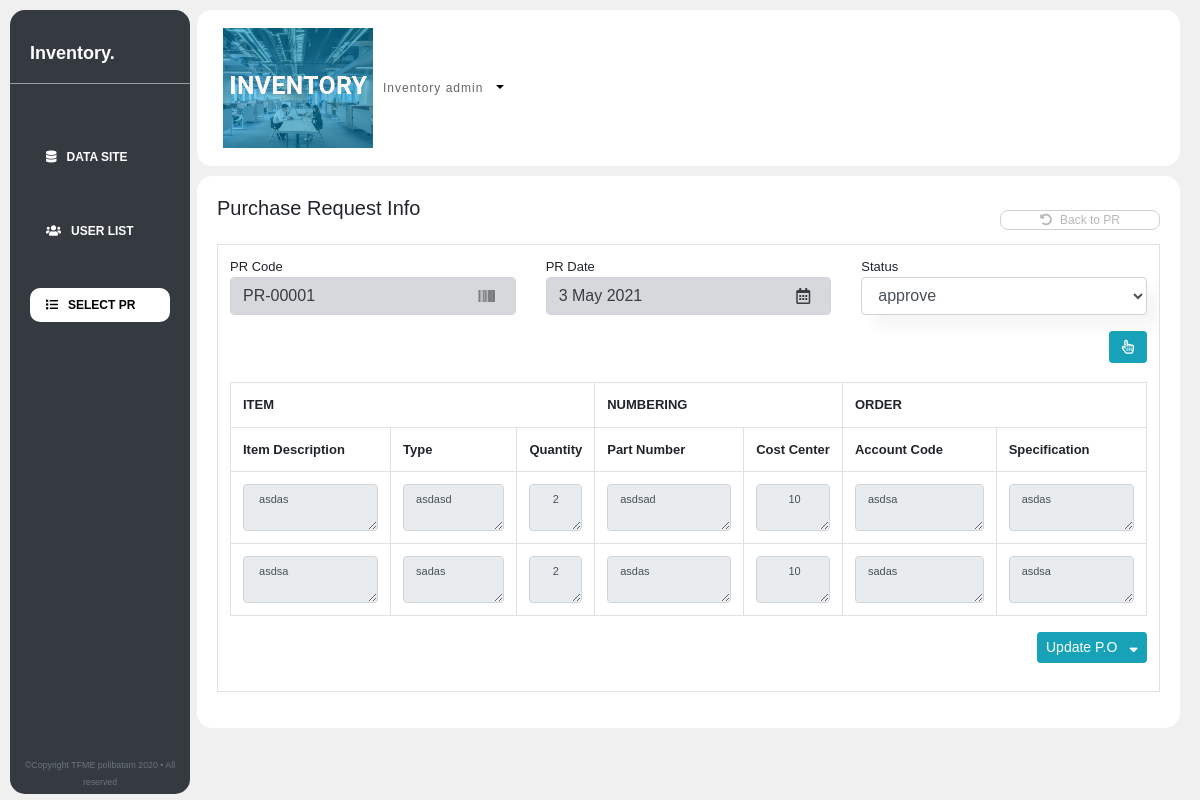
/admin/detail-pr.php?id=1, run on the app's committed database.
### tables this page shows
CREATE TABLE `form_pr` (
  `id_pr` int(11) NOT NULL,
  `kode_pr` varchar(250) NOT NULL,
  `type` varchar(20) NOT NULL,
  `quantity` varchar(30) NOT NULL,
  `item_description` varchar(100) NOT NULL,
  `part_number` varchar(50) NOT NULL,
  `cost_center` enum('10','20','30','40') NOT NULL,
  `pr_date` date NOT NULL,
  `account_code` varchar(30) NOT NULL,
  `status` enum('waiting','rejected','approve','') NOT NULL,
  `requestor` varchar(30) NOT NULL,
  `spesifikasi` varchar(250) NOT NULL,
  `update_po` enum('0','1','','') NOT NULL
);

### admin/detail-pr.php (the view, shortened to what this page needs)
<?php
require '../config/config.php';
$id = $_GET["id"];
$sql = mysqli_query($conn, "SELECT * FROM form_pr WHERE kode_pr = '$id'");
$hasil = mysqli_fetch_assoc($sql);
?>
<!DOCTYPE html>
<html lang="en">
<head>
    <link rel="stylesheet" href="https://maxcdn.bootstrapcdn.com/bootstrap/4.0.0/css/bootstrap.min.css"
>
    <link rel="stylesheet" href="../css/dashboard-adm.css">
    <link rel="stylesheet" href="../css/history-pr.css">
    <link rel="stylesheet" href="https://cdnjs.cloudflare.com/ajax/libs/font-awesome/5.14.0/css/all.min.css">
    <link rel="stylesheet" href="https://cdn.datatables.net/1.10.22/css/dataTables.bootstrap4.min.css">
    <link rel="stylesheet" href="../swal2/dist/sweetalert2.min.css">
    <link rel="stylesheet" type="text/css" href="../simditor-2.3.28/styles/simditor.css" />
</head>
<body>
    <div class="grid">
        <nav class="nav flex-column navbar-expand-lg bg-dark">
            <a class="brand" href="#">Inventory.</a>
            <hr>
            <div class="nav-item">
                <a class="nav-link" href="dashboard-admin"><i class="fas fa-database"></i>Data Site</a>
                <a class="nav-link" href="dashboard-user-list"><i class="fas fa-users"></i>User List</a>
                <a class="nav-link active" href="#"><i class="fas fa-list"></i>Select PR</a>
            </div>
            <div class="copyright">
                <small class="text-white text-muted">&copy;Copyright TFME polibatam 2020 &bull; All reserved</small>
            </div>
        </nav>
        <div class="konten">
            <div class="atap"><span> </span></div>
            <div class="navbar justify-content-between">
                <div class="profile">
                    <div class="wrapper-image">
                        <img src="../image/profile.png" alt="">
                    </div>
                    <div class="profile-name">
                        <p>Inventory admin</p>
                    </div>
                    <div class="dropdown">
                        <button class="btn dropdown-toggle" type="button" id="dropdownMenuButton" data-toggle="dropdown"
                            aria-haspopup="true" aria-expanded="false"></button>
                    </div>
                </div>
            </div>
            <div class="box">
                <div class="content">
                    <div class="pr-form d-flex justify-content-between kepala">
                        <h5 class="mb-4">Purchase Request Info</h5>
                        <a href="history-pr"><i class="fas fa-undo-alt mr-2"></i>Back to PR</a>
                    </div>
                    <section>
                        <div class="table-responsive">
                            <table class="table table-bordered">
                                <td colspan="2" style="overflow-x: hidden;">
                                    <div class="row">
                                        <div class="col-md-4">
                                            PR Code
                                            <?php $code = sprintf("%05s", $hasil['kode_pr']) ?>
                                            <p
                                                class="form-control d-flex justify-content-between align-items-center list-group-item-secondary">
                                                <?= "PR-".$code; ?><i class="fas fa-barcode mr-2"></i></p>
                                            <?php $date = date_create($hasil['pr_date']); ?>
                                        </div>
                                        <div class="col-md-4">
                                            PR Date
                                            <p
                                                class="form-control d-flex justify-content-between align-items-center list-group-item-secondary">
                                                <?= date_format($date, 'j F Y'); ?><i
                                                    class="far fa-calendar-alt mr-2"></i></p>
                                        </div>
                                        <div class="col-md-4 ">
                                            <form method="post">
                                                Status
                                                <select class="form-control status mb-3" name="status" id="status">
                                                    <option disabled selected><?= $hasil['status']; ?>
                                                    </option>
                                                </select>
                                                <div class="d-flex flex-row-reverse flex-column">
                                                    <button class="btn btn-sm btn-info" name="tombol"><i
                                                            class="far fa-hand-pointer text-white p-1"></i></button>
                                                </div>
                                            </form>
                                        </div>
                                                    <?php foreach($sql as $data) :?>
                                                    <p><?= $data['item_description']; ?></p>
                                                    <?php endforeach; ?>
                                                    <?php foreach($sql as $data) :?>
                                                    <p><?= $data['type']; ?></p>
                                                    <?php endforeach; ?>
                                                    <?php foreach($sql as $data) :?>
                                                    <p><?= $data['quantity']; ?></p>
                                                    <?php endforeach; ?>
                                                    <?php foreach($sql as $data) :?>
                                                    <p><?= $data['part_number'];  ?></p>
                                                    <?php endforeach; ?>
                                                    <?php foreach($sql as $data) :?>
                                                    <p><?= $data['cost_center']; ?></p>
                                                    <?php endforeach; ?>
                                                    <?php foreach($sql as $data) :?>
                                                    <p><?= $data['account_code']; ?></p>
                                                    <?php endforeach; ?>
                                    </div>
                                    <br />
                                    <table id="invoice-item-table" class="table table-bordered detail-tabel detail-pr">
                                        <tr>
                                            <th colspan="3">ITEM</th>
                                            <th colspan="2" class="">NUMBERING</th>
                                            <th colspan="2">ORDER</th>
                                        </tr>
                                        <tr class="row2">
                                            <th>Item Description</th>
                                            <th>Type</th>
                                            <th width="20">Quantity</th>
                                            <th>Part Number</th>
                                            <th width="20">Cost Center</th>
                                            <th>Account Code</th>
                                            <th>Specification</th>
                                        </tr>
                                        <?php foreach($sql as $data) :?>
                                        <tr class="addForm">
                                            <td><textarea id="item_description " rows="2" class="form-control" disabled
                                                    style="height: auto;"> <?= $data['item_description']; ?></textarea>
                                            </td>
                                            <td><textarea id="type" rows="2" class="form-control"
                                                    disabled><?= $data['type']; ?></textarea>
                                            </td>
                                            <td><textarea id="par_number" rows="2" class="form-control" disabled
                                                    style="text-align: center;"><?= $data['quantity']; ?></textarea>
                                            </td>
                                            <td><textarea id="par_number" rows="2" class="form-control"
                                                    disabled><?= $data['part_number']; ?></textarea>
                                            </td>
                                            <td>
                                                <textarea id="account-code" rows="2" class="form-control" disabled
                                                    style="text-align: center;"> <?= $data['cost_center']; ?></textarea>
                                            </td>
                                            <td><textarea id="account-code" rows="2" class="form-control"
                                                    disabled><?= $data['account_code']; ?></textarea>
                                            </td>
                                            <td><textarea id="account-code" rows="2" class="form-control"
                                                    disabled><?= $data['spesifikasi']; ?></textarea>
                                            </td>
                                        </tr>
                                        <?php endforeach; ?>
                                    </table>
                                    <div class="row d-flex justify-content-between">
                                        <div class="col-md">
                                            <p class="d-flex flex-row-reverse">
                                                <?php if($data['status'] == 'approve') :?>
                                                <button class="btn btn-sm btn-info" type="button" data-toggle="collapse"
                                                    data-target="#collapseExample" aria-expanded="false"
                                                    aria-controls="collapseExample">
                                                    Update P.O <i class="fas fa-sort-down ml-2 text-white"></i>
                                                </button>
                                                <?php endif; ?>
                                            </p>
                                        </div>
                                    </div>
                                </td>
                            </table>
                    </section>
                </div>
            </div>
        </div>
    </div>
</body>
</html>

### css/dashboard-adm.css (style rules this page uses)
* { box-sizing: border-box; }
body { font-family: Helvetica, sans-serif; margin: 0; padding: 0; background-color: rgb(240, 240, 240); }
nav { height: 98%; position: fixed; width: 15%; border-radius: 15px; z-index: 1; }
table.inventory th, td { font-size: 13px; }
div.atap { top: 0; width: 100%; position: fixed; height: 10px; z-index: 1; border-radius: 10px; background-color: rgb(240, 240, 240); }
.nav-item a { color: white; margin-left: 20px; margin-right: 20px; border-radius: 10px; font-size: 12px; text-transform: uppercase; font-weight: 600; text-decoration: none; margin-top: 40px; }
.nav-item { width: 100%; }
.brand { margin-left: 20px; margin-top: 30px; color: white; font-weight: bold; font-size: 18px; text-decoration: none; }
hr { width: 100%; opacity: 0.5; background-color: black; border-color: white; }
nav .active { background-color: white; color: black; }
nav a i { margin-right: 10px; }
.copyright { position: absolute; bottom: 0; text-align: center; width: 100%; margin-bottom: 5px; font-size: 11px; }
.konten { margin-left: 15%; width: 300px; flex: 5; margin-right: 10px; }
.grid { display: flex; padding: 10px; object-fit: contain; height: 100%; }
.navbar { background-color: white; border-radius: 15px; margin-left: 10px; display: flex; justify-content: space-between; }
.profile { display: flex; align-items: center; }
.profile-name p { margin: 0; font-size: 12px; letter-spacing: 1px; font-weight: 200; opacity: 0.7; }
.wrapper-image { overflow: hidden; margin: 10px; width: 150px; }
.wrapper-image img { display: block; width: 100%; }
.dropdown { background: transparent; }
.dropdown .btn { background: transparent; }
.box { margin-top: 10px; padding: 20px; margin-left: 10px; border-radius: 15px; background-color: white; height: auto; }
.kepala { display: flex; align-items: center; justify-content: space-between; }
.btn i { color: #9999; }
.table td, th { white-space: nowrap; }

### css/history-pr.css (style rules this page uses)
.kepala a { background-color: white; border-radius: 8px; width: 10rem; border: 1px solid rgb(208, 208, 208); }
.kepala a { text-align: center; text-decoration: none; color: rgb(184, 184, 184); font-weight: lighter; font-size: 12px; }
.addForm textarea { font-size: 11px; }
.box select.status { -webkit-box-shadow: 12px 12px 13px 0px rgba(0,0,0,0.04); -moz-box-shadow: 12px 12px 13px 0px rgba(0,0,0,0.04); box-shadow: 12px 12px 13px 0px rgba(0,0,0,0.04); }
table.select th, td { font-size: 13px; }

### data on the page
form_pr: kode_pr "00001", pr_date "3 May 2021", status "approve", item_description "asdas", type "asdasd", quantity "2", part_number "asdsad", cost_center "10", account_code "asdsa", spesifikasi "asdas"
form_pr: item_description "asdsa", type "sadas", quantity "2", part_number "asdas", cost_center "10", account_code "sadas", spesifikasi "asdsa"
